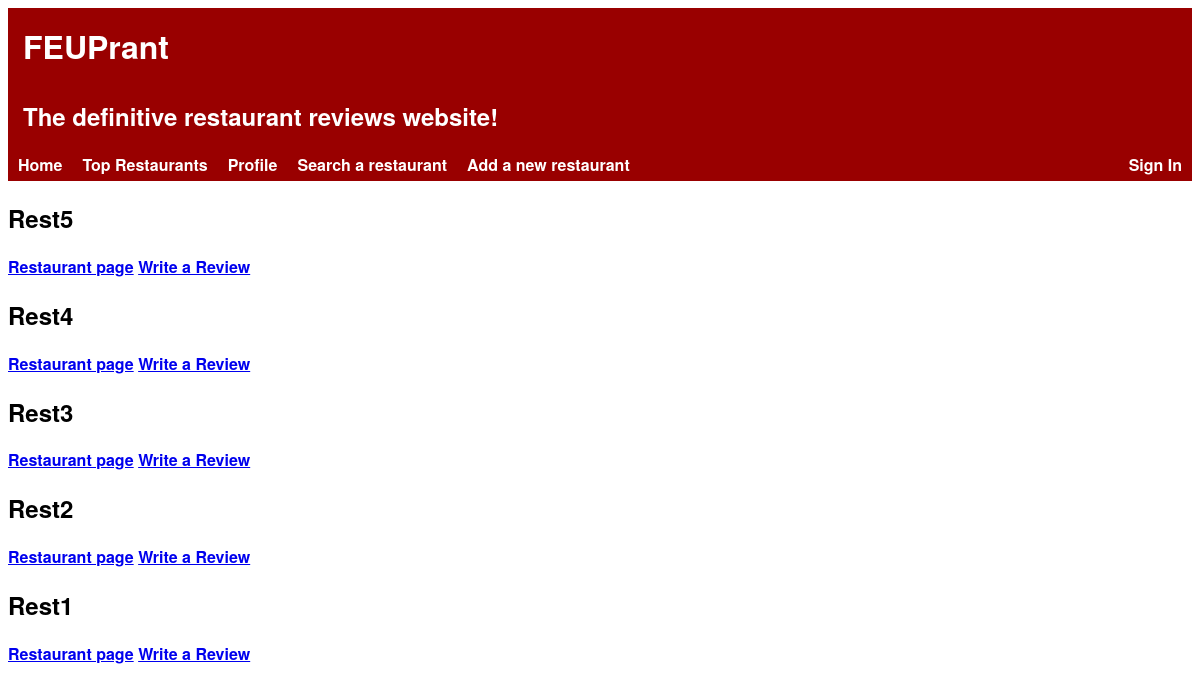
The app's page /pages/, older data.
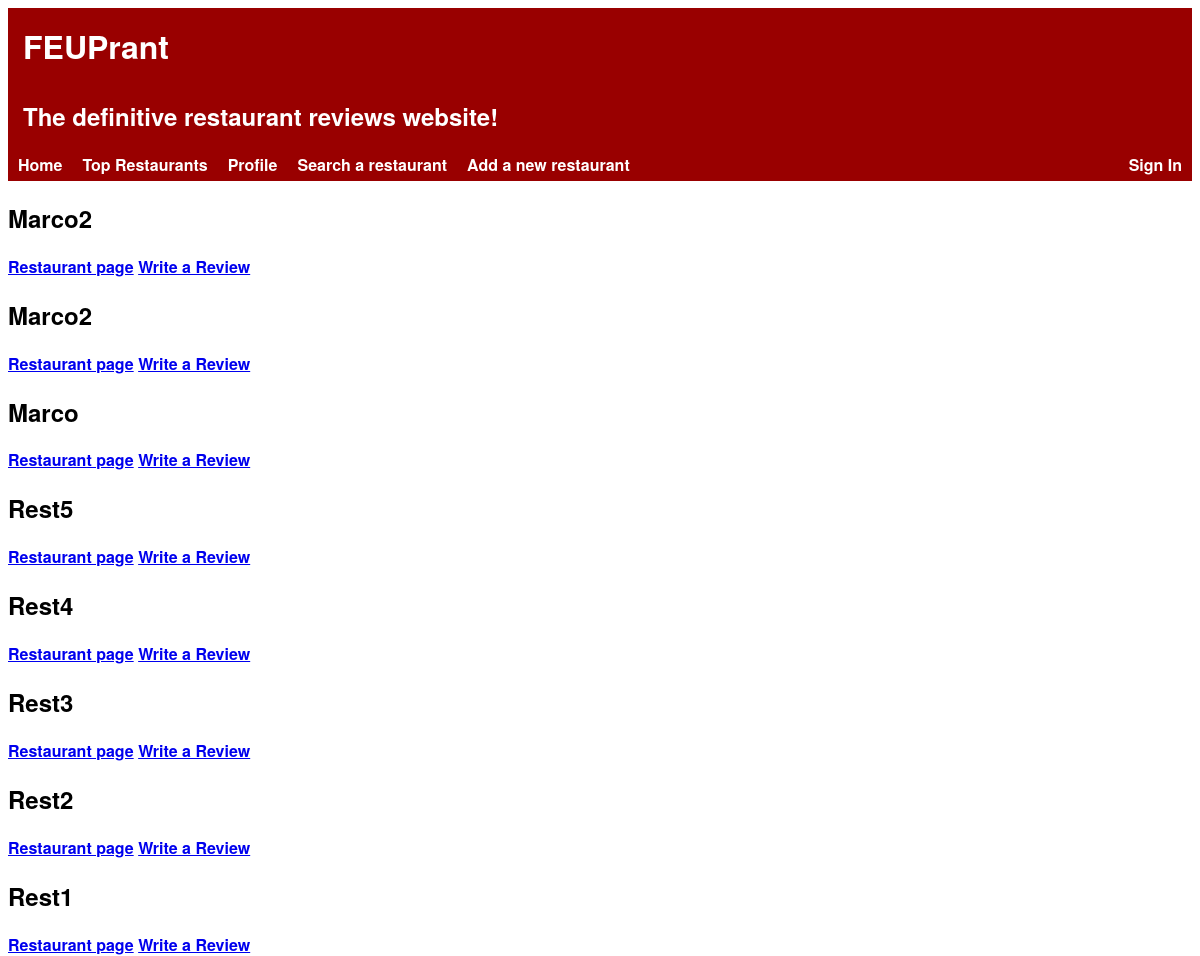
The same page, newer data.
### tables this page shows
CREATE TABLE Restaurant(
    idRestaurant        INTEGER PRIMARY KEY AUTOINCREMENT,
    name                STRING NOT NULL,
    description         STRING NOT NULL,
    score               FLOAT NOT NULL,

    idOwner             INTEGER REFERENCES User(idUser),
    idRestaurantInfo    INTEGER REFERENCES RestaurantInfo(idRestaurantInfo)
);

### pages/index.php (called while the page is built, shortened)
<?php
    include_once('../database/connection.php');
    include_once('../database/db_restaurants.php');
    try {
        $restaurants = getNewestRestaurants();
    } catch(PDOException $e) {
        die($e->getMessage());
    }
    include_once('../templates/header.php');
    include_once('../templates/restaurants.php');
?>

### templates/constants.php (called while the page is built, shortened)
<?php
    $LOGIN_KEY = 'loginStatus';
?>

### database/db_restaurants.php (called while the page is built, shortened)
<?php
    function getNewestRestaurants() {
        global $db;
        $stmt = $db->prepare('SELECT * FROM Restaurant ORDER BY idRestaurant DESC LIMIT 10');
        $stmt->execute();
        return $stmt->fetchAll();
    }
?>

### templates/restaurants.php (the view, shortened to what this page needs)
<section id="restaurants">
    <?php foreach($_SESSION['restaurants'] as $restaurant) { ?>
    <article>
        <h2><?= $restaurant['name'] ?></h2>
        <a href="../templates/restaurant.php?idRestaurant=<?=$restaurant['idRestaurant']?>">Restaurant page</a>
        <a href="write_review?idRestaurant=<?=$restaurant['idRestaurant']?>">Write a Review</a>
    </article>
    <?php } ?>
</section>

### templates/header.php (shortened to what this page needs)
<!DOCTYPE html>
<html>
    <head>
		<link rel="stylesheet" href="../css/style.css">
        <link rel="stylesheet" href="../css/alert.css">
        <link rel="stylesheet" href="../css/header.css">
        <link rel="stylesheet" href="../css/login_dropdown.css">
        <link rel="stylesheet" href="../css/user_dropdown.css">
    </head>
    <body>
        <div id="header">
            <h1>FEUPrant</h1>
            <h2>The definitive restaurant reviews website!</h2>
        </div>
        <div id="nav-btns" class="nav-btns">
            <ul>
                <li><a href="../pages/index.php">Home</a></li>
                <li><a href="../pages/top_restaurants.php">Top Restaurants</a></li>
                <li><a href="#">Profile</a></li>
                <li><a href="../pages/search_restaurant.php">Search a restaurant</a></li>
                <li><a href="../pages/add_restaurant.php">Add a new restaurant</a></li>
                <div id="user-info">
                    <?php
                        if (isset($_SESSION['username'])) {
                            include_once("../templates/user_dropdown.php");
                        } else {
                            include_once("../templates/login_dropdown.php");
                        }
                    ?>
                </div>
            </ul>
        </div>

### templates/login_dropdown.php (shortened to what this page needs)
<?php include_once('../templates/constants.php'); ?>
<div class="login-dropdown">
    <?php
        if(isset($_SESSION[$LOGIN_KEY]))
            echo '<a class="header-elem-active" href="#">Sign In</a>';
        else
            echo '<a href="#">Sign In</a>';
    ?>
</div>

### css/header.css (style rules this page uses)
html { font-family: 'Helvetica Neue', sans-serif; font-weight: bold; height: 100%; }
#header { background-color: #990000; color: white; padding: 0; }
#header h1, #header h2 { padding: 15px; margin: 0; }
.nav-btns ul { background-color: #990000; list-style-type: none; padding: 0; margin: 0; overflow: hidden; }
.nav-btns li { float: left; background: none; padding: 0; }
.nav-btns a, #back_btn { text-align: center; display: block; padding: 5px 10px; color: white; text-decoration: none; }

### css/login_dropdown.css (style rules this page uses)
.login-dropdown { float: right; position: relative; }

Row changes from the older to the newer data that the page shows:
added restaurant: name "Marco2"
added restaurant: name "Marco2"
added restaurant: name "Marco"
